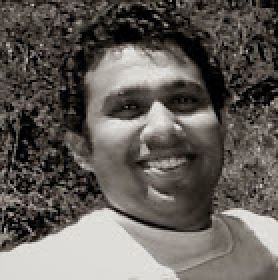
#> input picture s2.jpg, 139 x 140 px (shown 2 times larger)
$ python ImageResize.py
#> lines starting #> are read from the running program, lines starting #| are printed output that depends on the picture
__author__ = 'Avantha'

from PIL import Image
from PIL import ImageFilter

img = Image.open('s2.jpg')
#> img is the input picture: PIL image 139x140 RGB; mean R, G, B 99.1, 94.4, 89.2
img2 = Image.open('img1.png')
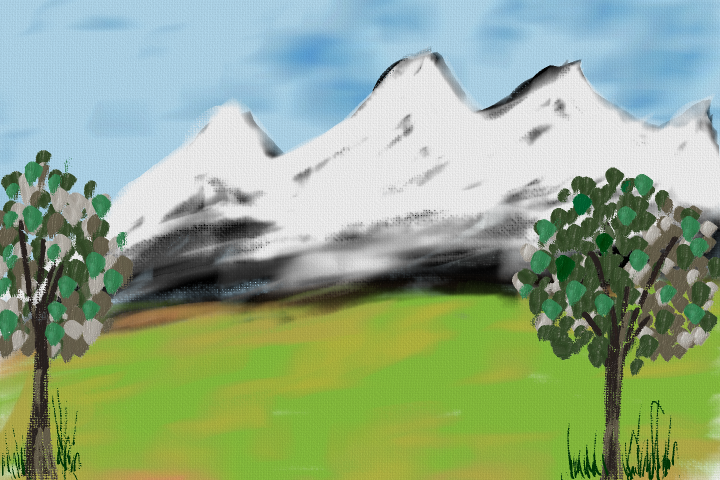
#> input picture img1.png, 1440 x 960 px (shown at 1/2 size)
#> img2 is the input picture: PIL image 1440x960 RGBA; mean R, G, B, A 146.5, 169.2, 136.5, 255

bw = img2.convert('L')
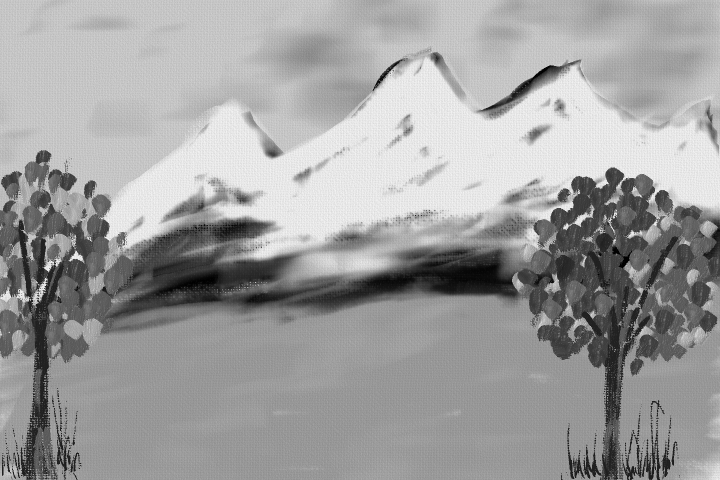
#> bw: PIL image 1440x960 L (shown at 1/2 size); min 0, max 255, mean 158.7
blurr = img.filter(ImageFilter.BLUR)
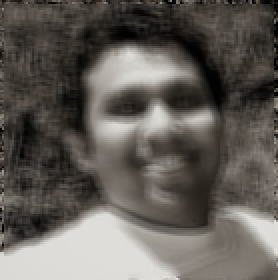
#> blurr: PIL image 139x140 RGB (shown 2 times larger); mean R, G, B 99.1, 94.4, 89.2
det = img.filter(ImageFilter.DETAIL)
edge = img.filter(ImageFilter.FIND_EDGES)
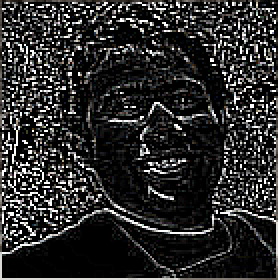
#> edge: PIL image 139x140 RGB (shown 2 times larger); mean R, G, B 43.4, 43.2, 42.7


large = img.resize((500,500))
flip = img.transpose(Image.FLIP_LEFT_RIGHT)
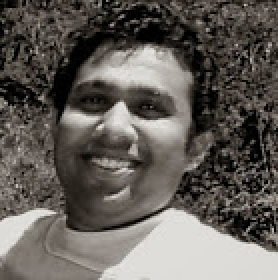
#> flip: PIL image 139x140 RGB (shown 2 times larger); mean R, G, B 99.1, 94.4, 89.2
large_flip =flip.resize((500,500))
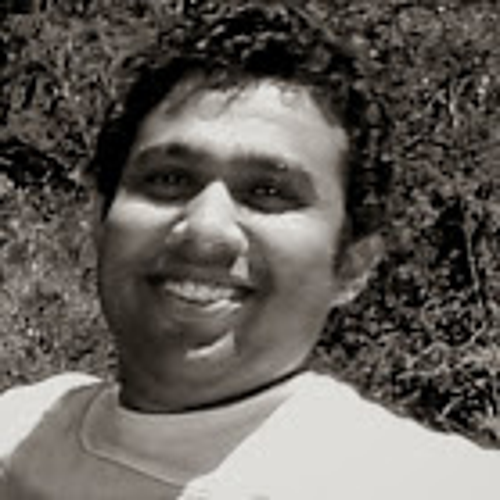
#> large_flip: PIL image 500x500 RGB; mean R, G, B 99.1, 94.5, 89.2
rotate = large_flip.transpose(Image.ROTATE_270)
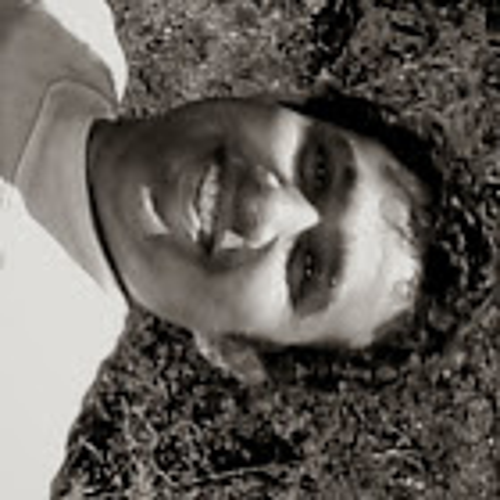
#> rotate: PIL image 500x500 RGB; mean R, G, B 99.1, 94.5, 89.2

#img.show()
'''large.show()
large_flip.show()
rotate.show()'''
#bw.show()
blurr.show()
det.show()
edge.show()
